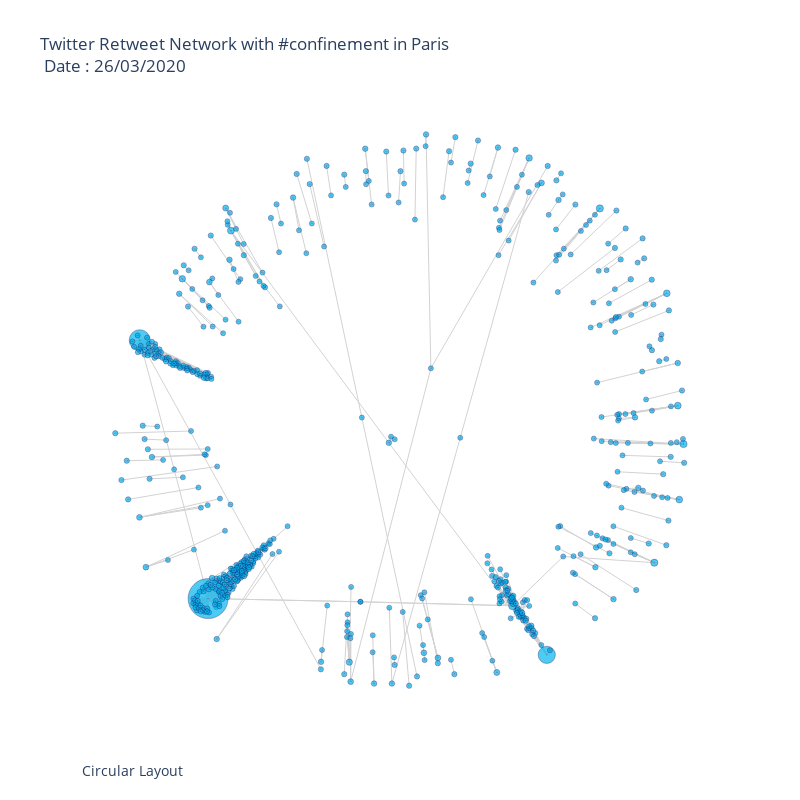

The notebook cell this image was saved under:
### Code cell
fig1.update_layout({
'plot_bgcolor': 'rgba(0, 0, 0, 0)',
'paper_bgcolor': 'rgba(0, 0, 0, 0)',
})

### Figure 1 — Plotly figure (JSON) as saved in the notebook; plotly's stock layout.template omitted (floating-point values rounded to 4 significant figures; data arrays with more than 128 entries replaced by an {"elided": "..."} marker saying what was removed)
{"data": [{"hoverinfo": "none", "line": {"color": "rgb(210,210,210)", "width": 1}, "mode": "lines", "type": "scatter", "x": {"elided": "1491 float values"}, "y": {"elided": "1491 float values"}}, {"hoverinfo": "text", "marker": {"color": "#01B7EF", "line": {"color": "rgb(12,12,90)", "width": 0.5}, "size": {"elided": "591 float values"}, "symbol": "circle-dot"}, "mode": "markers", "name": "net", "text": {"elided": "591 str values"}, "type": "scatter", "x": {"elided": "591 float values"}, "y": {"elided": "591 float values"}}], "layout": {"annotations": [{"font": {"size": 14}, "showarrow": false, "text": "Circular Layout", "x": 0, "xanchor": "left", "xref": "paper", "y": -0.1, "yanchor": "bottom", "yref": "paper"}], "autosize": false, "font": {"size": 12}, "height": 800, "hovermode": "closest", "paper_bgcolor": "rgba(0, 0, 0, 0)", "plot_bgcolor": "rgba(0, 0, 0, 0)", "showlegend": false, "title": {"text": "Twitter Retweet Network with #confinement in Paris<br> Date : 26/03/2020"}, "width": 800, "xaxis": {"showgrid": false, "visible": false, "zeroline": false}, "yaxis": {"showgrid": false, "visible": false, "zeroline": false}}}
